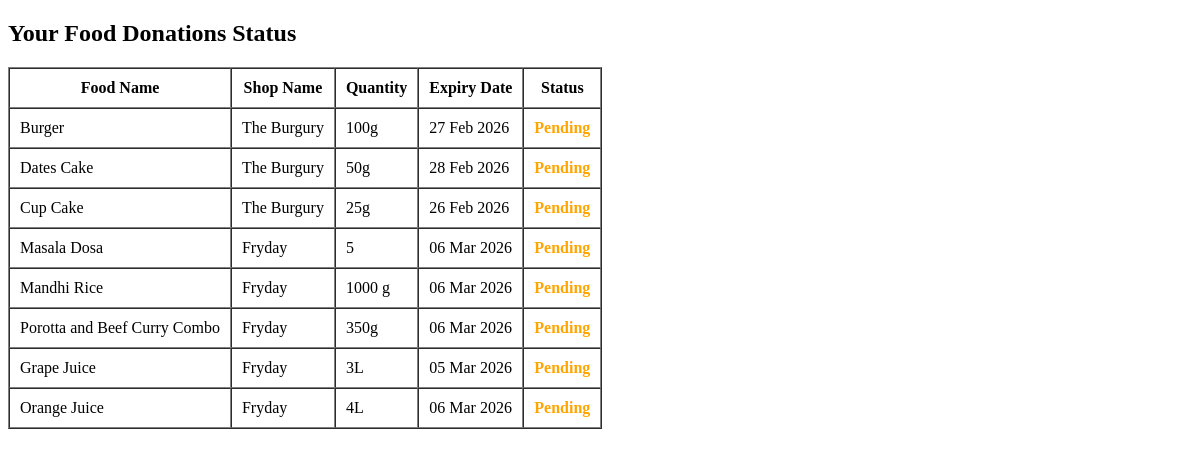
The page /accounts/donor-food-status/ (signed in) on the database as committed earlier.
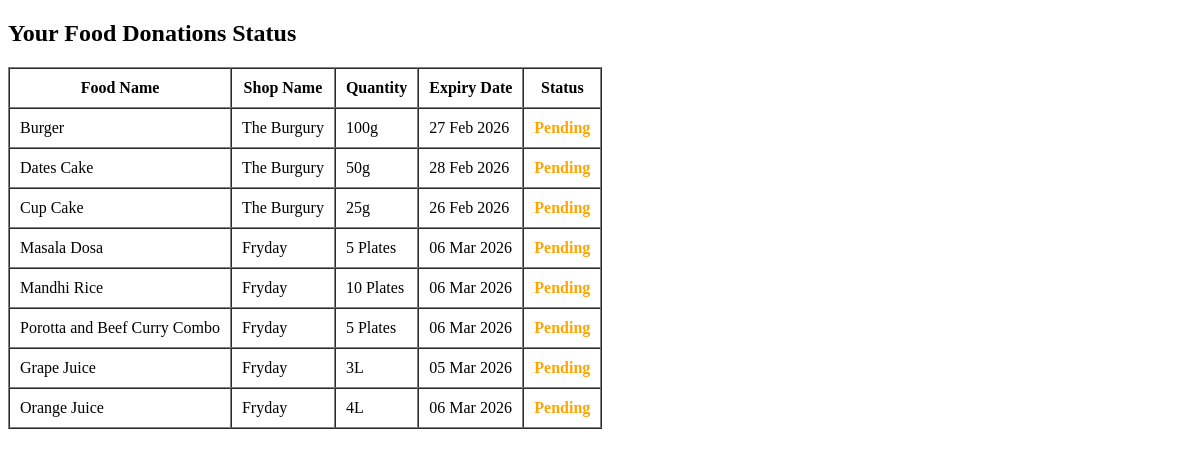
The same page on the database as committed later.
### accounts/models.py (models this page shows, shortened)
class FoodDonation(models.Model):
    donor = models.ForeignKey(User, on_delete=models.CASCADE)
    shop_name = models.CharField(max_length=100)
    food_name = models.CharField(max_length=100)
    quantity = models.CharField(max_length=100)
    description=models.TextField(blank=True,null=True)
    location = models.CharField(max_length=200)
    expiry_date = models.DateField()
    image = models.ImageField(upload_to='food_images/',null=True, blank=True)
    STATUS_CHOICES = [
        ('Available', 'Available'),
        ('Accepted', 'Accepted'),
        ('Expired', 'Expired'),
    ]
    status = models.CharField(max_length=20, choices=STATUS_CHOICES, default='Available')

### accounts/views.py (the view)
# urls.py: path('donor-food-status/', views.donor_food_status, name='donor_food_status')
def donor_food_status(request):
    donations = FoodDonation.objects.filter(donor=request.user)
    donation_status_list = []
    for donation in donations:
        pickup = PickupRequest.objects.filter(donation=donation).order_by('-id').first()
        if pickup:
            status = pickup.status
        else:
            status = "Pending"  # No request yet
        donation_status_list.append({
            'donation': donation,
            'status': status
        })
    return render(request, 'donor_food_status.html', {
        'donation_status_list': donation_status_list
    })

### accounts/templates/donor_food_status.html (shortened to what this page needs)
<!DOCTYPE html>
<html lang="en">
<head>
</head>
<body>
<h2>Your Food Donations Status</h2>
<table border="1" cellpadding="10" cellspacing="0">
    <thead>
        <tr>
            <th>Food Name</th>
            <th>Shop Name</th>
            <th>Quantity</th>
            <th>Expiry Date</th>
            <th>Status</th>
        </tr>
    </thead>
    <tbody>
        {% for item in donation_status_list %}
        <tr>
            <td>{{ item.donation.food_name }}</td>
            <td>{{ item.donation.shop_name }}</td>
            <td>{{ item.donation.quantity }}</td>
            <td>{{ item.donation.expiry_date|date:"d M Y" }}</td>
            <td>
                {% if item.status == "Pending" %}
                    <span style="color: orange; font-weight: bold;">{{ item.status }}</span>
                {% elif item.status == "Accepted" %}
                    <span style="color: green; font-weight: bold;">{{ item.status }}</span>
                {% elif item.status == "Rejected" %}
                    <span style="color: red; font-weight: bold;">{{ item.status }}</span>
                {% endif %}
            </td>
        </tr>
        {% empty %}
        <tr>
            <td colspan="5">You have not donated any food yet.</td>
        </tr>
        {% endfor %}
    </tbody>
</table>
</body>
</html>

Rows that differ between the two databases and show on the page:
changed FoodDonation "Masala Dosa": donation.quantity "5" → "5 Plates"
changed FoodDonation "Mandhi Rice": donation.quantity "1000 g" → "10 Plates"
changed FoodDonation "Porotta and Beef Curry Combo": donation.quantity "350g" → "5 Plates"
